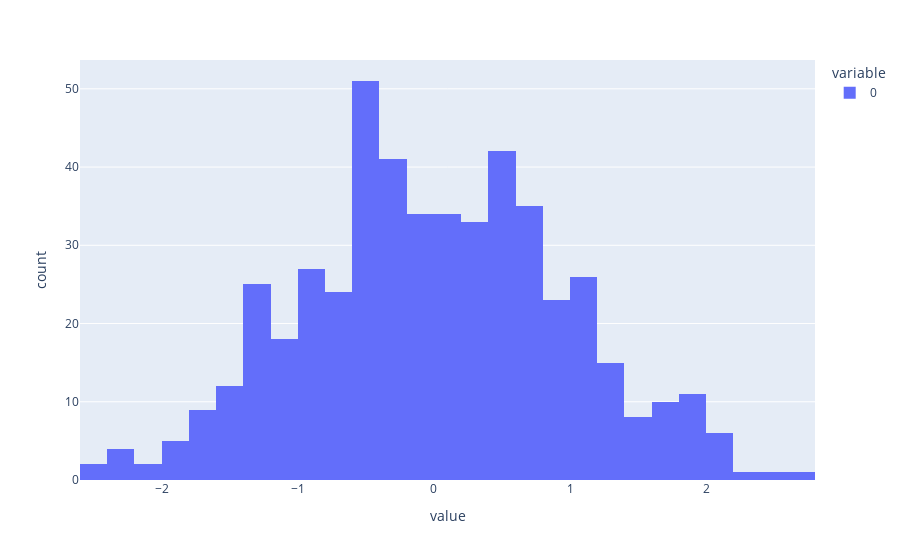

Write notebook code for a chart like this one.
### Code cell
px.histogram(gfg_data)

### Figure 1 — Plotly figure (JSON) as saved in the notebook; plotly's stock layout.template omitted (floating-point values rounded to 4 significant figures; data arrays with more than 128 entries replaced by an {"elided": "..."} marker saying what was removed)
{"data": [{"alignmentgroup": "True", "bingroup": "x", "hovertemplate": "variable=0<br>value=%{x}<br>count=%{y}<extra></extra>", "legendgroup": "0", "marker": {"color": "#636efa", "pattern": {"shape": ""}}, "name": "0", "offsetgroup": "0", "orientation": "v", "showlegend": true, "type": "histogram", "x": {"elided": "500 float values"}, "xaxis": "x", "yaxis": "y"}], "layout": {"barmode": "relative", "legend": {"title": {"text": "variable"}, "tracegroupgap": 0}, "margin": {"t": 60}, "xaxis": {"anchor": "y", "domain": [0, 1], "title": {"text": "value"}}, "yaxis": {"anchor": "x", "domain": [0, 1], "title": {"text": "count"}}}}
